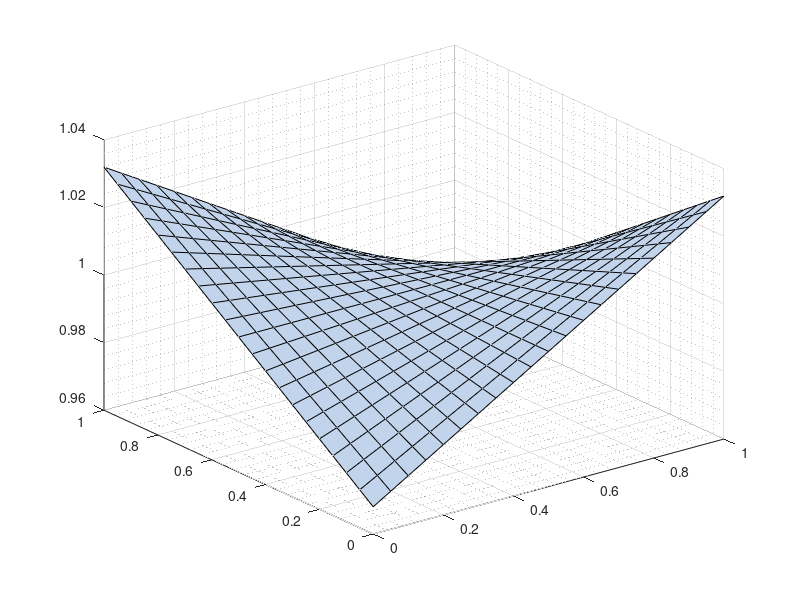

Recreate this plot in MATLAB. (Note: this script raises an error after producing the figure.)

function plotFGMdensity()

% Define the values of u and v over a grid
[u,v] = meshgrid(0:0.05:1);
% Define the value of delta_uv
theta = -0.03195;
%density
c = 1 + theta*(1-2.*u).*(1-2.*v);

figure();
hsurf = surf(u, v, c, 'edgecolor', 'black');
set(hsurf,'FaceColor',[0.76 0.83 0.92]);
ax = gca;
grid minor
ax.BoxStyle = 'full';
figsettings
xlabel('u','Interpreter','latex');
ylabel('v','Interpreter','latex');
zlabel('c(u,v)','Interpreter','latex');
grid off;

end